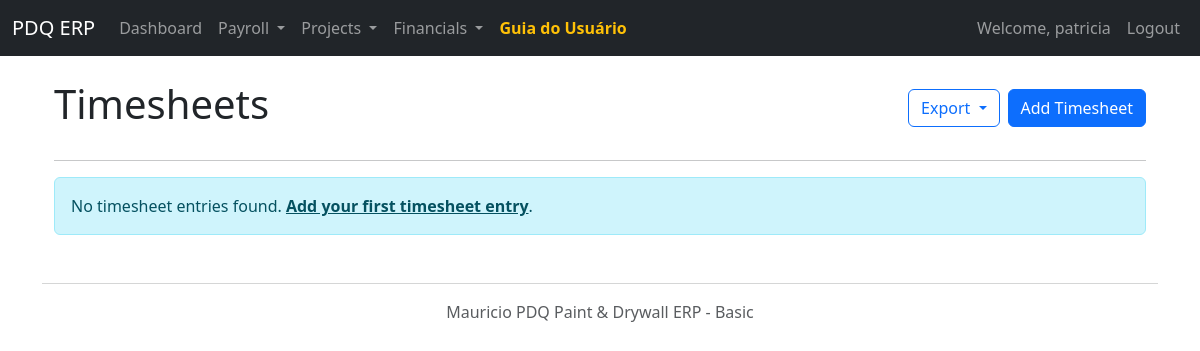
Page /timesheets (signed in) on the earlier database version.
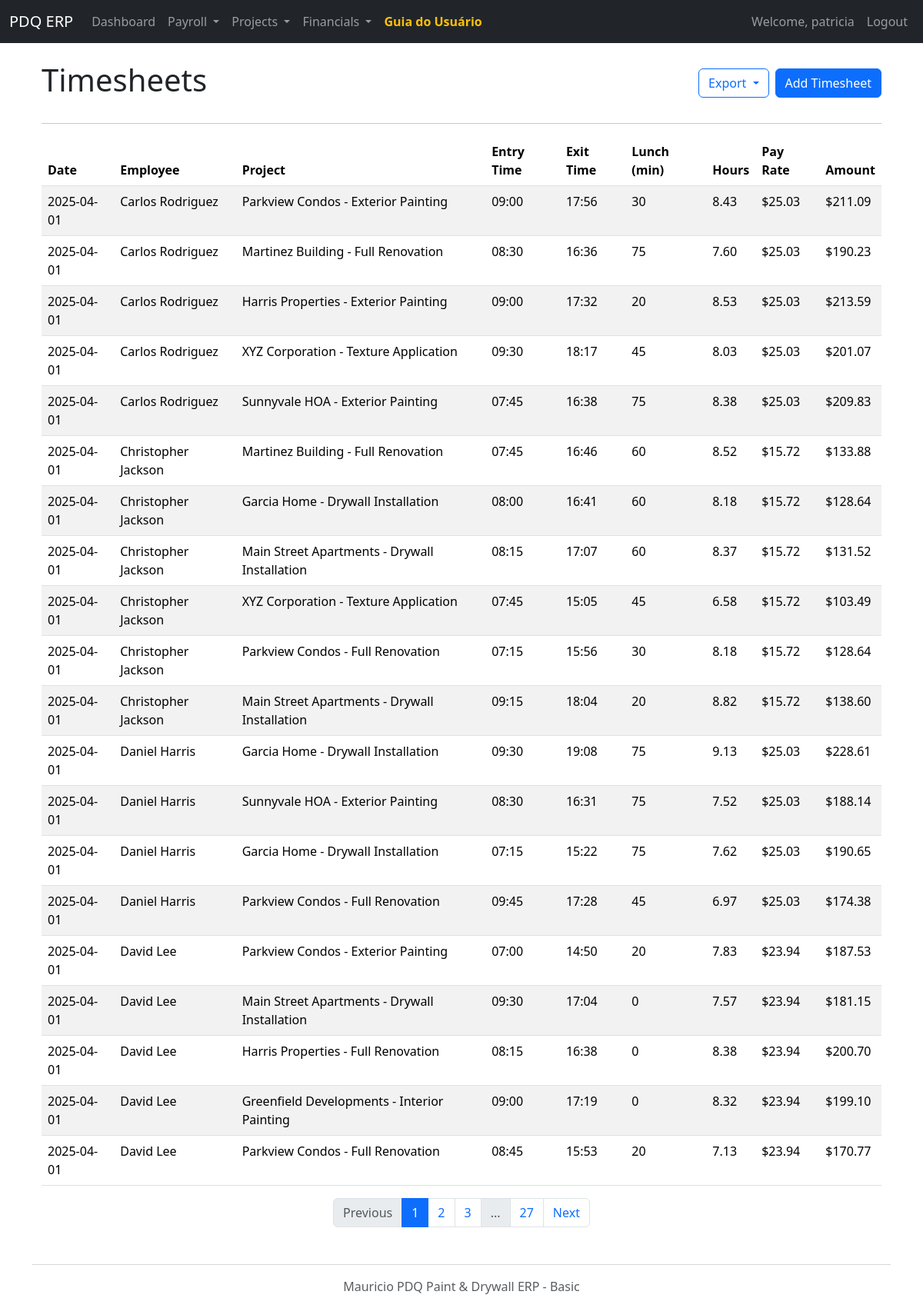
Same page on the later database version.
### models.py (models this page shows, shortened)
class Timesheet(db.Model):
    id = db.Column(db.Integer, primary_key=True)
    employee_id = db.Column(db.Integer, db.ForeignKey('employee.id', ondelete='CASCADE'), nullable=False)
    project_id = db.Column(db.Integer, db.ForeignKey('project.id', ondelete='CASCADE'), nullable=False)
    date = db.Column(db.Date, nullable=False)
    entry_time = db.Column(db.Time, nullable=False)
    exit_time = db.Column(db.Time, nullable=False)
    lunch_duration_minutes = db.Column(db.Integer, default=0)
    employee = db.relationship('Employee', foreign_keys=[employee_id], backref=db.backref('timesheets', cascade='all, delete-orphan'))
    project = db.relationship('Project', foreign_keys=[project_id], backref=db.backref('timesheets', cascade='all, delete-orphan'))
    __table_args__ = (
        db.Index('idx_timesheet_employee_date', 'employee_id', 'date'),
        db.Index('idx_timesheet_project_date', 'project_id', 'date'),
    )
    @property
    def raw_hours(self):
        if self.entry_time and self.exit_time:
            base_date = datetime.now().date()
            entry_datetime = datetime.combine(base_date, self.entry_time)
            exit_datetime = datetime.combine(base_date, self.exit_time)
            if exit_datetime < entry_datetime:
                exit_datetime = exit_datetime + timedelta(days=1)
            time_diff = exit_datetime - entry_datetime
            return time_diff.total_seconds() / 3600  # Convert seconds to hours
        return 0
    @property
    def calculated_hours(self):
        if self.entry_time and self.exit_time:
            hours = self.raw_hours
            if self.lunch_duration_minutes >= 60:
                lunch_deduction = 0.5
            elif self.lunch_duration_minutes < 30:
                lunch_deduction = 0
            else:
                lunch_deduction = self.lunch_duration_minutes / 60
            return hours - lunch_deduction
        return 0

class Employee(db.Model):
    id = db.Column(db.Integer, primary_key=True)
    name = db.Column(db.String(100), nullable=False)
    employee_id_str = db.Column(db.String(20), unique=True)
    contact_details = db.Column(db.Text)
    pay_rate = db.Column(db.Float, nullable=False)
    payment_method_preference = db.Column(db.Enum(PaymentMethod))
    is_active = db.Column(db.Boolean, default=True)
    hire_date = db.Column(db.Date)

class Project(db.Model):
    id = db.Column(db.Integer, primary_key=True)
    name = db.Column(db.String(150), nullable=False)
    project_id_str = db.Column(db.String(50), unique=True)
    client_name = db.Column(db.String(100))
    location = db.Column(db.String(200))
    start_date = db.Column(db.Date)
    end_date = db.Column(db.Date)
    contract_value = db.Column(db.Float)
    description = db.Column(db.Text)
    status = db.Column(db.Enum(ProjectStatus), default=ProjectStatus.PENDING, nullable=False)

### app.py (the view)
@app.route('/timesheets')
@login_required
def timesheets():
    page = request.args.get('page', 1, type=int)
    timesheet_list = Timesheet.query.join(Employee).join(Project)\
                        .order_by(Timesheet.date.desc(), Employee.name)\
                        .paginate(page=page, per_page=20)  # Add pagination
    return render_template('timesheets.html', timesheets=timesheet_list)

### app.py (called while the page is built)
def login_required(f):
    @wraps(f)
    def decorated_function(*args, **kwargs):
        if 'user_id' not in session:
            flash('Please log in to access this page.', 'danger')
            return redirect(url_for('login'))
        return f(*args, **kwargs)
    return decorated_function

### templates/timesheets.html (shortened to what this page needs)
{% extends "layout.html" %}
{% block content %}
<div class="container mt-4">
    <div class="d-flex justify-content-between align-items-center mb-4">
        <h1>Timesheets</h1>
        <div class="d-flex">
            <div class="dropdown me-2">
                <button class="btn btn-outline-primary dropdown-toggle" type="button" id="exportDropdown" data-bs-toggle="dropdown" aria-expanded="false">
                    Export
                </button>
            </div>
            <a href="{{ url_for('add_timesheet') }}" class="btn btn-primary">
                 Add Timesheet
            </a>
        </div>
    </div>
    <hr>
    {% if timesheets.items %}
    <div class="table-responsive">
        <table class="table table-striped table-hover">
            <thead>
                <tr>
                    <th>Date</th>
                    <th>Employee</th>
                    <th>Project</th>
                    <th>Entry Time</th>
                    <th>Exit Time</th>
                    <th>Lunch (min)</th>
                    <th>Hours</th>
                    <th>Pay Rate</th>
                    <th>Amount</th>
                </tr>
            </thead>
            <tbody>
                {% for timesheet in timesheets.items %}
                <tr>
                    <td>{{ timesheet.date.strftime('%Y-%m-%d') }}</td>
                    <td>{{ timesheet.employee.name }}</td>
                    <td>{{ timesheet.project.name }}</td>
                    <td>{{ timesheet.entry_time.strftime('%H:%M') }}</td>
                    <td>{{ timesheet.exit_time.strftime('%H:%M') }}</td>
                    <td>{{ timesheet.lunch_duration_minutes }}</td>
                    <td>{{ "%.2f"|format(timesheet.calculated_hours) }}</td>
                    <td>${{ "%.2f"|format(timesheet.employee.pay_rate) }}</td>
                    <td>${{ "%.2f"|format(timesheet.calculated_hours * timesheet.employee.pay_rate) }}</td>
                </tr>
                {% endfor %}
            </tbody>
        </table>
    </div>
    <nav aria-label="Timesheet pages">
        <ul class="pagination justify-content-center">
            {% if timesheets.has_prev %}
            <li class="page-item">
                <a class="page-link" href="{{ url_for('timesheets', page=timesheets.prev_num) }}">Previous</a>
            </li>
            {% else %}
            <li class="page-item disabled">
                <span class="page-link">Previous</span>
            </li>
            {% endif %}
            {% for page_num in timesheets.iter_pages(left_edge=1, right_edge=1, left_current=1, right_current=2) %}
                {% if page_num %}
                    {% if page_num == timesheets.page %}
                    <li class="page-item active">
                        <span class="page-link">{{ page_num }}</span>
                    </li>
                    {% else %}
                    <li class="page-item">
                        <a class="page-link" href="{{ url_for('timesheets', page=page_num) }}">{{ page_num }}</a>
                    </li>
                    {% endif %}
                {% else %}
                    <li class="page-item disabled">
                        <span class="page-link">...</span>
                    </li>
                {% endif %}
            {% endfor %}
            {% if timesheets.has_next %}
            <li class="page-item">
                <a class="page-link" href="{{ url_for('timesheets', page=timesheets.next_num) }}">Next</a>
            </li>
            {% else %}
            <li class="page-item disabled">
                <span class="page-link">Next</span>
            </li>
            {% endif %}
        </ul>
    </nav>
    {% else %}
    <div class="alert alert-info">
        No timesheet entries found. <a href="{{ url_for('add_timesheet') }}" class="alert-link">Add your first timesheet entry</a>.
    </div>
    {% endif %}
{% endblock %}

### templates/layout.html (shortened to what this page needs)
<!doctype html>
<html lang="en">
  <head>
    {{ bootstrap.load_css() }}
  </head>
  <body>
    <nav class="navbar navbar-expand-lg navbar-dark bg-dark mb-4">
      <div class="container-fluid">
        <a class="navbar-brand" href="{{ url_for('index') }}">PDQ ERP</a>
        <div class="collapse navbar-collapse" id="navbarNav">
          <ul class="navbar-nav me-auto mb-2 mb-lg-0">
            {% if session.get('user_id') %}
            <li class="nav-item">
              <a class="nav-link" href="{{ url_for('index') }}">Dashboard</a>
            </li>
            <li class="nav-item dropdown">
                <a class="nav-link dropdown-toggle" href="#" id="payrollDropdown" role="button" data-bs-toggle="dropdown" aria-expanded="false">
                    Payroll
                </a>
            </li>
             <li class="nav-item dropdown">
                <a class="nav-link dropdown-toggle" href="#" id="projectDropdown" role="button" data-bs-toggle="dropdown" aria-expanded="false">
                    Projects
                </a>
            </li>
            <li class="nav-item dropdown">
                <a class="nav-link dropdown-toggle" href="#" id="financialDropdown" role="button" data-bs-toggle="dropdown" aria-expanded="false">
                    Financials
                </a>
            </li>
            <li class="nav-item">
                <a class="nav-link" href="{{ url_for('user_guide') }}">
                    <span style="font-weight: bold; color: #ffc107;">Guia do Usuário</span>
                </a>
            </li>
            {% endif %}
          </ul>
          {% if session.get('user_id') %}
          <ul class="navbar-nav">
            <li class="nav-item">
              <span class="nav-link">Welcome, {{ session.get('username') }}</span>
            </li>
            <li class="nav-item">
              <a class="nav-link" href="{{ url_for('logout') }}">Logout</a>
            </li>
          </ul>
          {% endif %}
        </div>
      </div>
    </nav>
    <main class="container mt-4">
        {% block content %}{% endblock %}
    </main>
    <footer class="container mt-5 text-center text-muted">
        <hr>
        <p> Mauricio PDQ Paint & Drywall ERP - Basic</p>
    </footer>
  </body>
</html>

Differences in the rows shown:
added Timesheet: date "2025-04-01", employee.name "Carlos Rodriguez", project.name "Parkview Condos - Exterior Painting", entry_time "09:00", exit_time "17:56", lunch_duration_minutes "30", calculated_hours "8.43", timesheet.calculated_hours*timesheet.employee.pay_rate "211.09"
added Employee: employee.pay_rate "25.03"
added Timesheet: date "2025-04-01", employee.name "Carlos Rodriguez", project.name "Martinez Building - Full Renovation", entry_time "08:30", exit_time "16:36", lunch_duration_minutes "75", calculated_hours "7.60", timesheet.calculated_hours*timesheet.employee.pay_rate "190.23"
added Timesheet: date "2025-04-01", employee.name "Carlos Rodriguez", project.name "Harris Properties - Exterior Painting", entry_time "09:00", exit_time "17:32", lunch_duration_minutes "20", calculated_hours "8.53", timesheet.calculated_hours*timesheet.employee.pay_rate "213.59"
added Timesheet: date "2025-04-01", employee.name "Carlos Rodriguez", project.name "XYZ Corporation - Texture Application", entry_time "09:30", exit_time "18:17", lunch_duration_minutes "45", calculated_hours "8.03", timesheet.calculated_hours*timesheet.employee.pay_rate "201.07"
added Timesheet: date "2025-04-01", employee.name "Carlos Rodriguez", project.name "Sunnyvale HOA - Exterior Painting", entry_time "07:45", exit_time "16:38", lunch_duration_minutes "75", calculated_hours "8.38", timesheet.calculated_hours*timesheet.employee.pay_rate "209.83"
added Timesheet: date "2025-04-01", employee.name "Christopher Jackson", project.name "Martinez Building - Full Renovation", entry_time "07:45", exit_time "16:46", lunch_duration_minutes "60", calculated_hours "8.52", timesheet.calculated_hours*timesheet.employee.pay_rate "133.88"
added Employee: employee.pay_rate "15.72"
added Timesheet: date "2025-04-01", employee.name "Christopher Jackson", project.name "Garcia Home - Drywall Installation", entry_time "08:00", exit_time "16:41", lunch_duration_minutes "60", calculated_hours "8.18", timesheet.calculated_hours*timesheet.employee.pay_rate "128.64"
added Timesheet: date "2025-04-01", employee.name "Christopher Jackson", project.name "Main Street Apartments - Drywall Installation", entry_time "08:15", exit_time "17:07", lunch_duration_minutes "60", calculated_hours "8.37", timesheet.calculated_hours*timesheet.employee.pay_rate "131.52"
added Timesheet: date "2025-04-01", employee.name "Christopher Jackson", project.name "XYZ Corporation - Texture Application", entry_time "07:45", exit_time "15:05", lunch_duration_minutes "45", calculated_hours "6.58", timesheet.calculated_hours*timesheet.employee.pay_rate "103.49"
added Timesheet: date "2025-04-01", employee.name "Christopher Jackson", project.name "Parkview Condos - Full Renovation", entry_time "07:15", exit_time "15:56", lunch_duration_minutes "30", calculated_hours "8.18", timesheet.calculated_hours*timesheet.employee.pay_rate "128.64"
added Timesheet: date "2025-04-01", employee.name "Christopher Jackson", project.name "Main Street Apartments - Drywall Installation", entry_time "09:15", exit_time "18:04", lunch_duration_minutes "20", calculated_hours "8.82", timesheet.calculated_hours*timesheet.employee.pay_rate "138.60"
added Timesheet: date "2025-04-01", employee.name "Daniel Harris", project.name "Garcia Home - Drywall Installation", entry_time "09:30", exit_time "19:08", lunch_duration_minutes "75", calculated_hours "9.13", timesheet.calculated_hours*timesheet.employee.pay_rate "228.61"
added Employee: employee.pay_rate "25.03"
added Timesheet: date "2025-04-01", employee.name "Daniel Harris", project.name "Sunnyvale HOA - Exterior Painting", entry_time "08:30", exit_time "16:31", lunch_duration_minutes "75", calculated_hours "7.52", timesheet.calculated_hours*timesheet.employee.pay_rate "188.14"
added Timesheet: date "2025-04-01", employee.name "Daniel Harris", project.name "Garcia Home - Drywall Installation", entry_time "07:15", exit_time "15:22", lunch_duration_minutes "75", calculated_hours "7.62", timesheet.calculated_hours*timesheet.employee.pay_rate "190.65"
added Timesheet: date "2025-04-01", employee.name "Daniel Harris", project.name "Parkview Condos - Full Renovation", entry_time "09:45", exit_time "17:28", lunch_duration_minutes "45", calculated_hours "6.97", timesheet.calculated_hours*timesheet.employee.pay_rate "174.38"
added Timesheet: date "2025-04-01", employee.name "David Lee", project.name "Parkview Condos - Exterior Painting", entry_time "07:00", exit_time "14:50", lunch_duration_minutes "20", calculated_hours "7.83", timesheet.calculated_hours*timesheet.employee.pay_rate "187.53"
added Employee: employee.pay_rate "23.94"
added Timesheet: date "2025-04-01", employee.name "David Lee", project.name "Main Street Apartments - Drywall Installation", entry_time "09:30", exit_time "17:04", lunch_duration_minutes "0", calculated_hours "7.57", timesheet.calculated_hours*timesheet.employee.pay_rate "181.15"
added Timesheet: date "2025-04-01", employee.name "David Lee", project.name "Harris Properties - Full Renovation", entry_time "08:15", exit_time "16:38", lunch_duration_minutes "0", calculated_hours "8.38", timesheet.calculated_hours*timesheet.employee.pay_rate "200.70"
added Timesheet: date "2025-04-01", employee.name "David Lee", project.name "Greenfield Developments - Interior Painting", entry_time "09:00", exit_time "17:19", lunch_duration_minutes "0", calculated_hours "8.32", timesheet.calculated_hours*timesheet.employee.pay_rate "199.10"
added Timesheet: date "2025-04-01", employee.name "David Lee", project.name "Parkview Condos - Full Renovation", entry_time "08:45", exit_time "15:53", lunch_duration_minutes "20", calculated_hours "7.13", timesheet.calculated_hours*timesheet.employee.pay_rate "170.77"
Other differences:
text no longer shown: "No timesheet entries found. Add your first timesheet entry ."
text now shown: "Date Employee Project Entry Time Exit Time Lunch (min) Hours Pay Rate Amount Previous Next"
new list line: "1"
new list line: "2"
new list line: "3"
new list line: "27"
